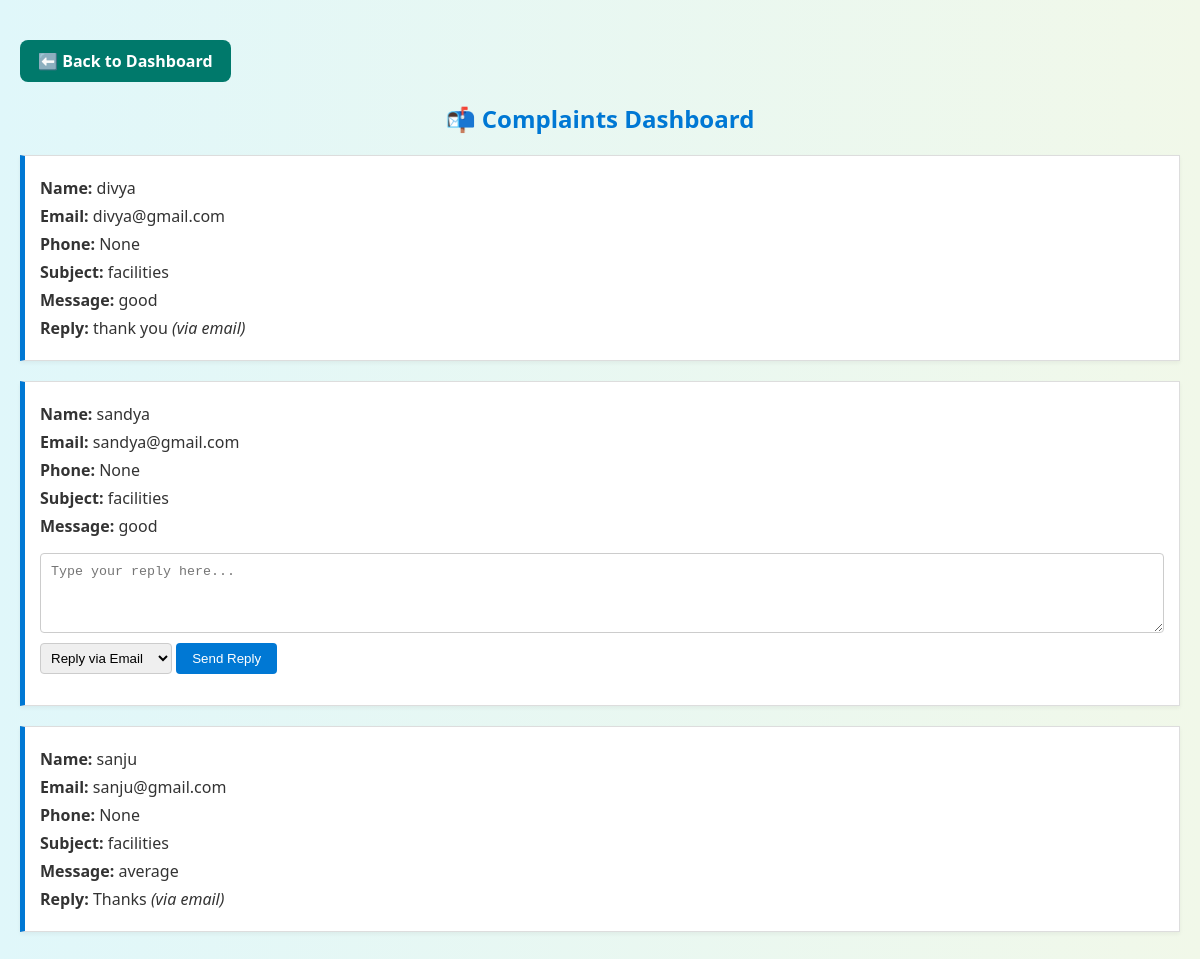
Screenshot of /admin/complaints with the database file from the repository.
### models.py (models this page shows)
class Complaint(db.Model):
    id = db.Column(db.Integer, primary_key=True)
    user_id = db.Column(db.Integer, db.ForeignKey('user.id'))  # Link to User
    name = db.Column(db.String(100))
    email = db.Column(db.String(100))
    phone = db.Column(db.String(20))
    subject = db.Column(db.String(200))
    message = db.Column(db.Text)
    reply = db.Column(db.Text)
    reply_method = db.Column(db.String(10))  # 'email' or 'phone'

### routes/admin_routes.py (the view)
@admin_bp.route('/admin/complaints')
def view_complaints():
    complaints = Complaint.query.all()
    return render_template('admin_complaints.html', complaints=complaints)

### templates/admin_complaints.html (shortened to what this page needs)
<html>
    <html lang="en">
    <link rel="stylesheet" href="/static/style.css">
    <a href="/admin/dashboard" class="back-btn">⬅️ Back to Dashboard</a>
<head>
    <link rel="stylesheet" href="/static/style.css">
<body>
    <h2>📬 Complaints Dashboard</h2>
{% for c in complaints %}
  <div class="complaint-card">
    <p><strong>Name:</strong> {{ c.name }}</p>
    <p><strong>Email:</strong> {{ c.email }}</p>
    <p><strong>Phone:</strong> {{ c.phone }}</p>
    <p><strong>Subject:</strong> {{ c.subject }}</p>
    <p><strong>Message:</strong> {{ c.message }}</p>
    {% if c.reply %}
      <p><strong>Reply:</strong> {{ c.reply }} <em>(via {{ c.reply_method }})</em></p>
    {% else %}
      <form method="post" action="/admin/complaints/reply/{{ c.id }}">
        <textarea name="reply" placeholder="Type your reply here..." required></textarea>
        <select name="reply_method" required>
          <option value="email">Reply via Email</option>
        </select>
        <button type="submit">Send Reply</button>
      </form>
    {% endif %}
  </div>
{% endfor %}
</body>
</html>

### static/style.css (style rules this page uses)
body { font-family: 'Segoe UI', sans-serif; background: linear-gradient(to right, #e0f7fa, #f1f8e9); margin: 0; padding: 40px; color: #333; transition: background 0.5s, color 0.5s; }
h2 { text-align: center; color: #00796b; margin-bottom: 20px; }
.back-btn { display: inline-block; margin-top: 20px; padding: 10px 18px; background-color: #00796b; color: white; text-decoration: none; border-radius: 8px; font-weight: bold; transition: background 0.3s; }

### templates/admin_complaints.html (style rules this page uses)
body { font-family: 'Segoe UI', sans-serif; background-color: #f9f9f9; margin: 0; padding: 20px; }
h2 { color: #0078D4; margin-bottom: 20px; }
.complaint-card { background-color: #fff; border: 1px solid #ddd; border-left: 5px solid #0078D4; padding: 15px; margin-bottom: 20px; box-shadow: 0 2px 4px rgba(0,0,0,0.05); }
.complaint-card p { margin: 6px 0; }
textarea { width: 100%; height: 80px; padding: 10px; margin-top: 10px; border: 1px solid #ccc; border-radius: 4px; resize: vertical; }
select { margin-top: 10px; padding: 6px; border-radius: 4px; border: 1px solid #ccc; }
button { margin-top: 10px; padding: 8px 16px; background-color: #0078D4; color: white; border: none; border-radius: 4px; cursor: pointer; }

### rows the page displays
Complaint: name "divya", email "divya@gmail.com", phone "None", subject "facilities", message "good", reply "thank you", reply_method "email"
Complaint: name "sandya", email "sandya@gmail.com", phone "None", subject "facilities", message "good"
Complaint: name "sanju", email "sanju@gmail.com", phone "None", subject "facilities", message "average", reply "Thanks", reply_method "email"
